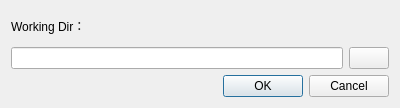
<?xml version="1.0" encoding="UTF-8"?>
<ui version="4.0">
 <class>DialogWorkingDir</class>
 <widget class="QDialog" name="DialogWorkingDir">
  <property name="geometry">
   <rect>
    <x>0</x>
    <y>0</y>
    <width>400</width>
    <height>108</height>
   </rect>
  </property>
  <property name="windowTitle">
   <string>Working Dir</string>
  </property>
  <layout class="QGridLayout" name="gridLayout">
   <item row="0" column="0">
    <widget class="QLabel" name="label">
     <property name="text">
      <string>Working Dir：</string>
     </property>
    </widget>
   </item>
   <item row="1" column="0">
    <widget class="QLineEdit" name="lineEdit"/>
   </item>
   <item row="1" column="1">
    <widget class="QPushButton" name="pushButton">
     <property name="text">
      <string/>
     </property>
     <property name="icon">
      <iconset resource="../qrc/qianfan.qrc">
       <normaloff>:/QUI/icon/open.png</normaloff>:/QUI/icon/open.png</iconset>
     </property>
    </widget>
   </item>
   <item row="2" column="0" colspan="2">
    <widget class="QDialogButtonBox" name="buttonBox">
     <property name="orientation">
      <enum>Qt::Horizontal</enum>
     </property>
     <property name="standardButtons">
      <set>QDialogButtonBox::Cancel|QDialogButtonBox::Ok</set>
     </property>
    </widget>
   </item>
  </layout>
 </widget>
 <resources>
  <include location="../qrc/qianfan.qrc"/>
 </resources>
 <connections>
  <connection>
   <sender>buttonBox</sender>
   <signal>accepted()</signal>
   <receiver>DialogWorkingDir</receiver>
   <slot>accept()</slot>
   <hints>
    <hint type="sourcelabel">
     <x>248</x>
     <y>254</y>
    </hint>
    <hint type="destinationlabel">
     <x>157</x>
     <y>274</y>
    </hint>
   </hints>
  </connection>
  <connection>
   <sender>buttonBox</sender>
   <signal>rejected()</signal>
   <receiver>DialogWorkingDir</receiver>
   <slot>reject()</slot>
   <hints>
    <hint type="sourcelabel">
     <x>316</x>
     <y>260</y>
    </hint>
    <hint type="destinationlabel">
     <x>286</x>
     <y>274</y>
    </hint>
   </hints>
  </connection>
 </connections>
</ui>
